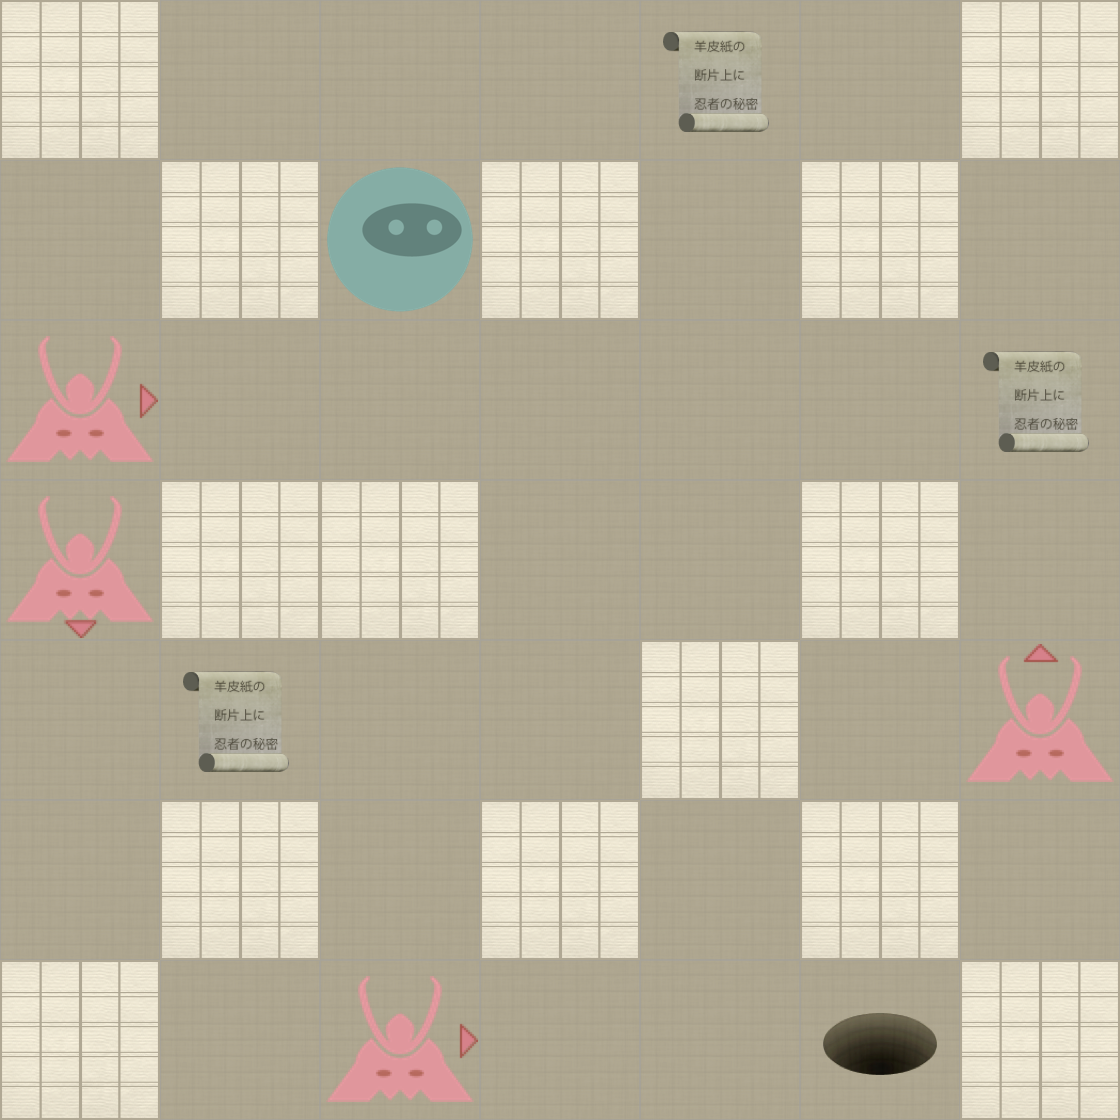

Below is a game level as drawn by its tile map, then a one-line description and the .tmx that defines it (tile-layer data replaced by summaries):
An orthogonal 7x7 tile map with 160x160 px tiles, 2 tile layers (Level, Actors).

<map version="1.0" orientation="orthogonal" width="7" height="7" tilewidth="160" tileheight="160">
 <properties>
  <property name="moves" value="18" />
 </properties>
 <tileset firstgid="1" name="tiles" tilewidth="160" tileheight="160" spacing="2" margin="2">
  <image source="tiles-ipadhd.png" width="1024" height="1024" />
  <tile id="0">
   <properties>
    <property name="actor" value="exit" />
   </properties>
  </tile>
  <tile id="2">
   <properties>
    <property name="actor" value="guard" />
    <property name="direction" value="down" />
   </properties>
  </tile>
  <tile id="3">
   <properties>
    <property name="actor" value="guard" />
    <property name="direction" value="left" />
   </properties>
  </tile>
  <tile id="4">
   <properties>
    <property name="actor" value="guard" />
    <property name="direction" value="right" />
   </properties>
  </tile>
  <tile id="5">
   <properties>
    <property name="actor" value="guard" />
    <property name="direction" value="up" />
   </properties>
  </tile>
  <tile id="7">
   <properties>
    <property name="actor" value="player" />
   </properties>
  </tile>
  <tile id="8">
   <properties>
    <property name="actor" value="scroll" />
   </properties>
  </tile>
  <tile id="9">
   <properties>
    <property name="wall" value="1" />
   </properties>
  </tile>
 </tileset>
 <layer name="Level" width="7" height="7">
  <data>[49 cells, 49 non-empty, 2 distinct tile ids]</data>
 </layer>
 <layer name="Actors" width="7" height="7">
  <data>[49 cells, 9 non-empty, 6 distinct tile ids]</data>
 </layer>
</map>
